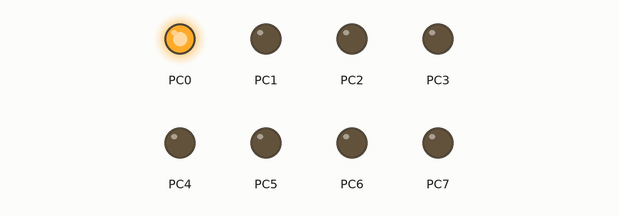
The program below on a simulated ATmega128, built with avr-gcc and emulated at 8 MHz. Shown: output pins drawn as LEDs (lit = HIGH). Pins used as bus, display or sensor lines are not drawn.

Above: at 0.07 s.
At 0.67 s:
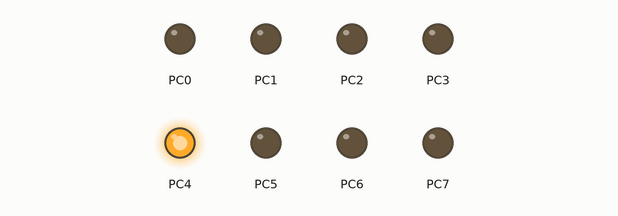
At 0.97 s:
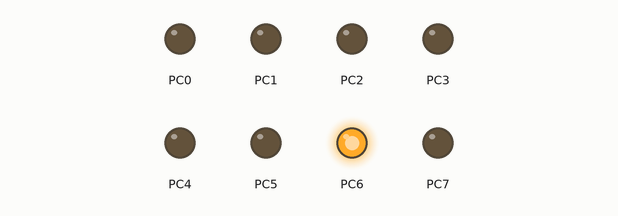
At 1.42 s:
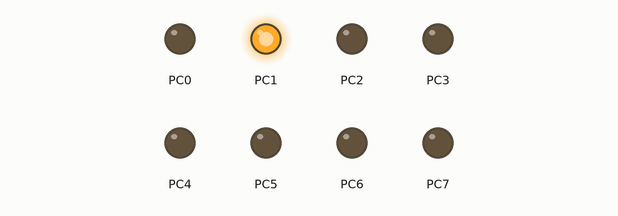
At 2.02 s:
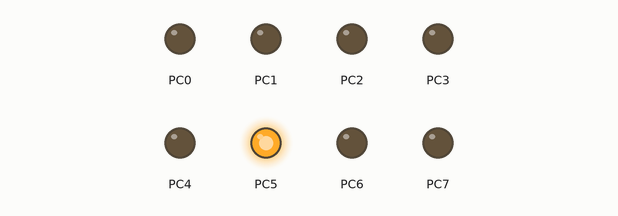
At 2.77 s:
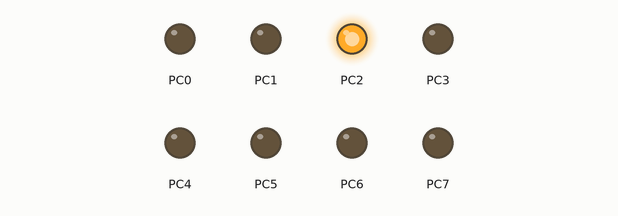
Timing chart, 0 to 3.1 s (numbered marks = the images above):
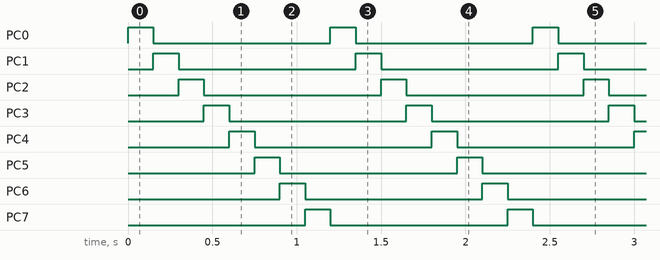

The program:

main.c
```c
#define F_CPU 8000000UL

#include <avr/io.h>
#include <util/delay.h>
#include <avr/interrupt.h>

#define BIT(x) (1 << (x))

int main(void) {

	DDRD |= BIT(0) | BIT(1); // Make D0 and D1 output
	DDRC = 0b11111111; // Make C0 t/m C7 output

	EICRA = 0b00001111; // Set INT0 and INT1 to rising edge
	EIMSK |= BIT(0) | BIT(1);  // Enable interrupts INT0 and INT1
	sei(); // Enable global interrupts

	PORTD |= BIT(0); // Set D0 high to trigger the first interrupt

	while(1) {}
}

ISR(INT0_vect) {
	PORTD &= ~BIT(0); // Clear D0

	PORTC <<= 1; // Shift the LED one position to the left
	if (PORTC == 0) PORTC = BIT(0);
	_delay_ms(150);

	PORTD |= BIT(1); // Set D1 high to trigger INT1
}

ISR(INT1_vect) {
	PORTD &= ~BIT(1); // Clear D1

	PORTC <<= 1; // Shift the LED one position to the left
	if (PORTC == 0) PORTC = BIT(0);
	_delay_ms(150);

	PORTD |= BIT(0); // Set D0 high to trigger INT0
}
```

Measured:
- by itself, PC0–7: alternates HIGH for 0.15 s and LOW for 1.1 s
- by itself, everything shown: repeats every 1.2 s, in 8 steps
